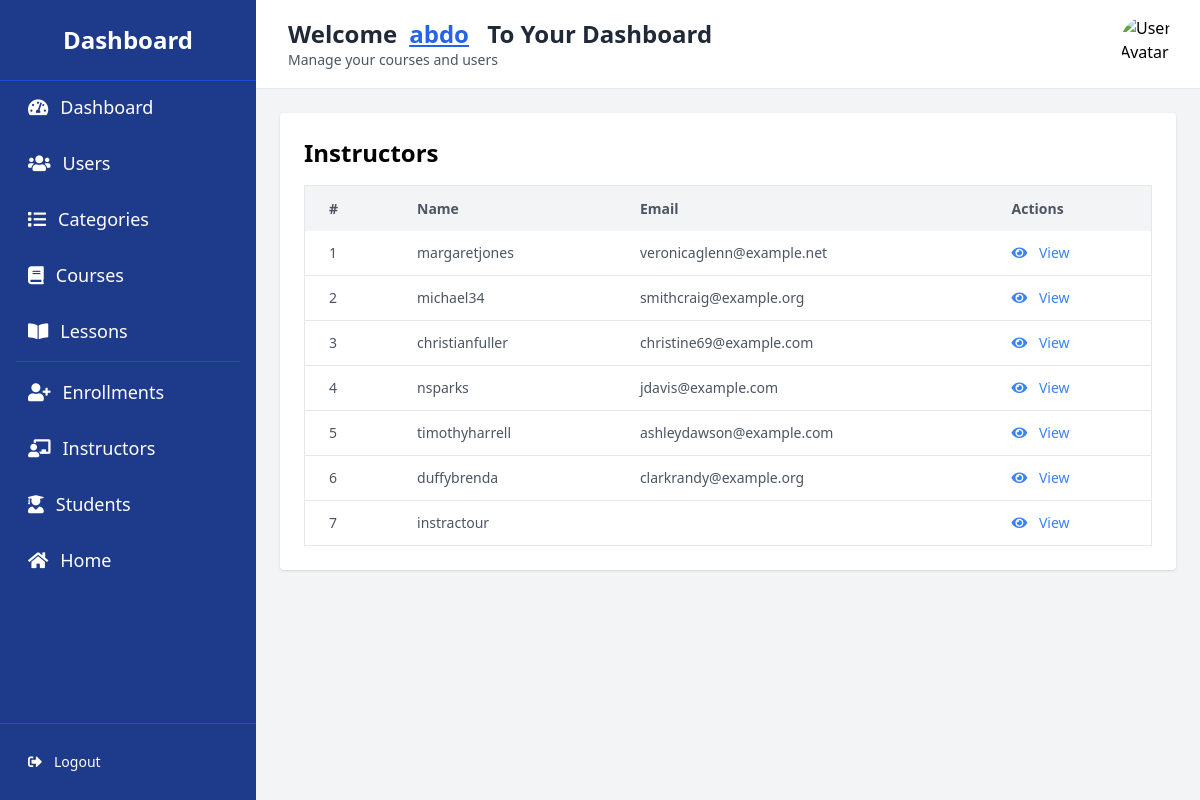
Before: /dashboard/instructors/ (signed in) with the older database file.
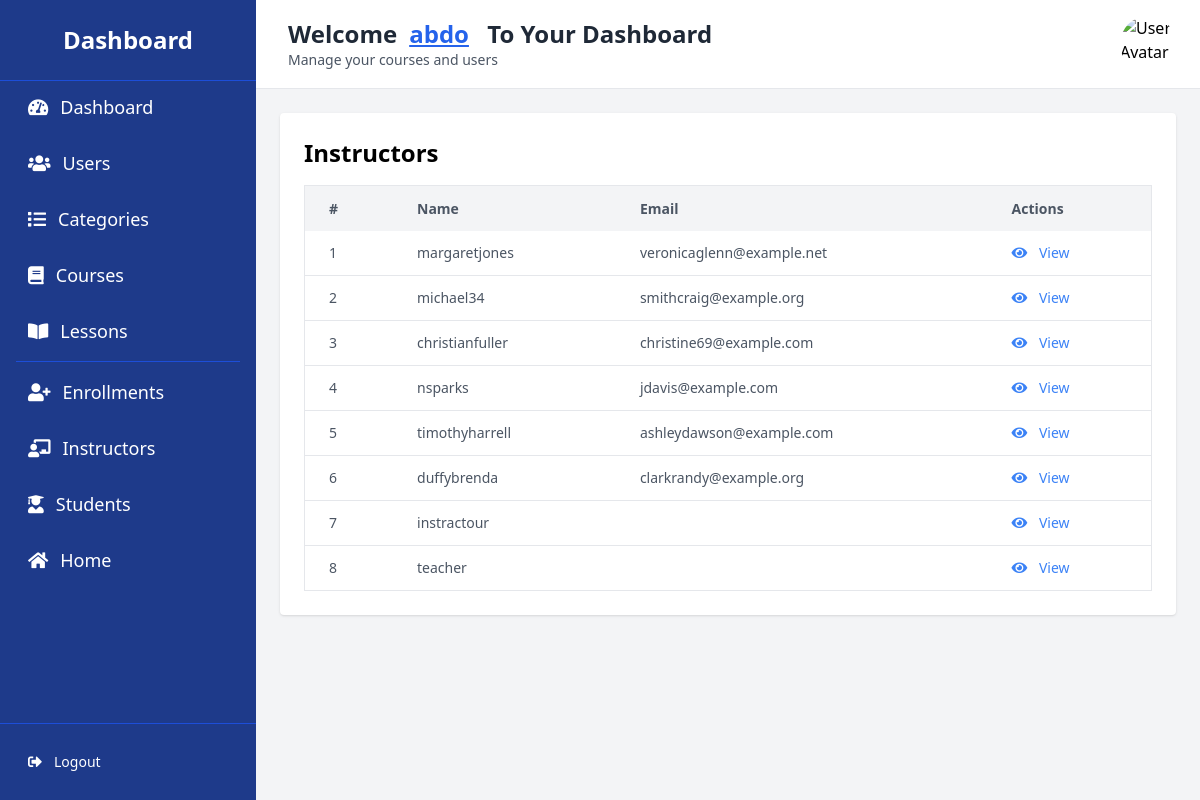
After: the same page with the newer database file.
### users/models.py (models this page shows, shortened)
class CustomUser(AbstractUser):
    phone = models.CharField(max_length=15, blank=True, null=True)
    address = models.CharField(max_length=255, blank=True, null=True)
    age = models.PositiveIntegerField(null=True, blank=True)
    is_student = models.BooleanField(default=True)
    is_instructor = models.BooleanField(default=False)
    is_active = models.BooleanField(default=True)

### dashboard/views.py (the view)
# urls.py: path('instructors/', InstructorListView.as_view(), name='instructor_list'),
class InstructorListView(LoginRequiredMixin, ListView):
    model = CustomUser
    form_class = UserForm
    template_name = 'dashboard/instructor_list.html'
    context_object_name = 'instructors'
    queryset = CustomUser.objects.filter(is_instructor=True)

### templates/dashboard/instructor_list.html (shortened to what this page needs)
{% extends "base_dashboard.html" %}
{% block content %}
<div class="bg-white p-6 rounded shadow">
    <h1 class="text-2xl font-semibold mb-4">Instructors</h1>
    <table class="min-w-full bg-white border border-gray-200 rounded-md">
        <thead>
            <tr class="bg-gray-100 text-gray-600 text-sm leading-normal">
                <th class="py-3 px-6 text-left">#</th>
                <th class="py-3 px-6 text-left">Name</th>
                <th class="py-3 px-6 text-left">Email</th>
                <th class="py-3 px-6 text-left">Actions</th>
            </tr>
        </thead>
        <tbody class="text-gray-600 text-sm font-light">
            {% for instructor in instructors %}
            <tr class="border-b border-gray-200 hover:bg-gray-100">
                <td class="py-3 px-6">{{ forloop.counter }}</td>
                <td class="py-3 px-6">{{ instructor.username }}</td>
                <td class="py-3 px-6">{{ instructor.email }}</td>
                <td class="py-3 px-6">
                    <a href="{% url 'dashboard:user_detail' instructor.id %}"
                       class="text-blue-500 hover:text-blue-700">
                        <i class="fas fa-eye mr-2"></i> View
                    </a>
                </td>
            </tr>
            {% empty %}
            <tr>
                <td colspan="4" class="text-center py-4">No instructors found.</td>
            </tr>
            {% endfor %}
        </tbody>
    </table>
</div>
{% endblock %}

Changed rows visible on the page:
added CustomUser: username "teacher"
